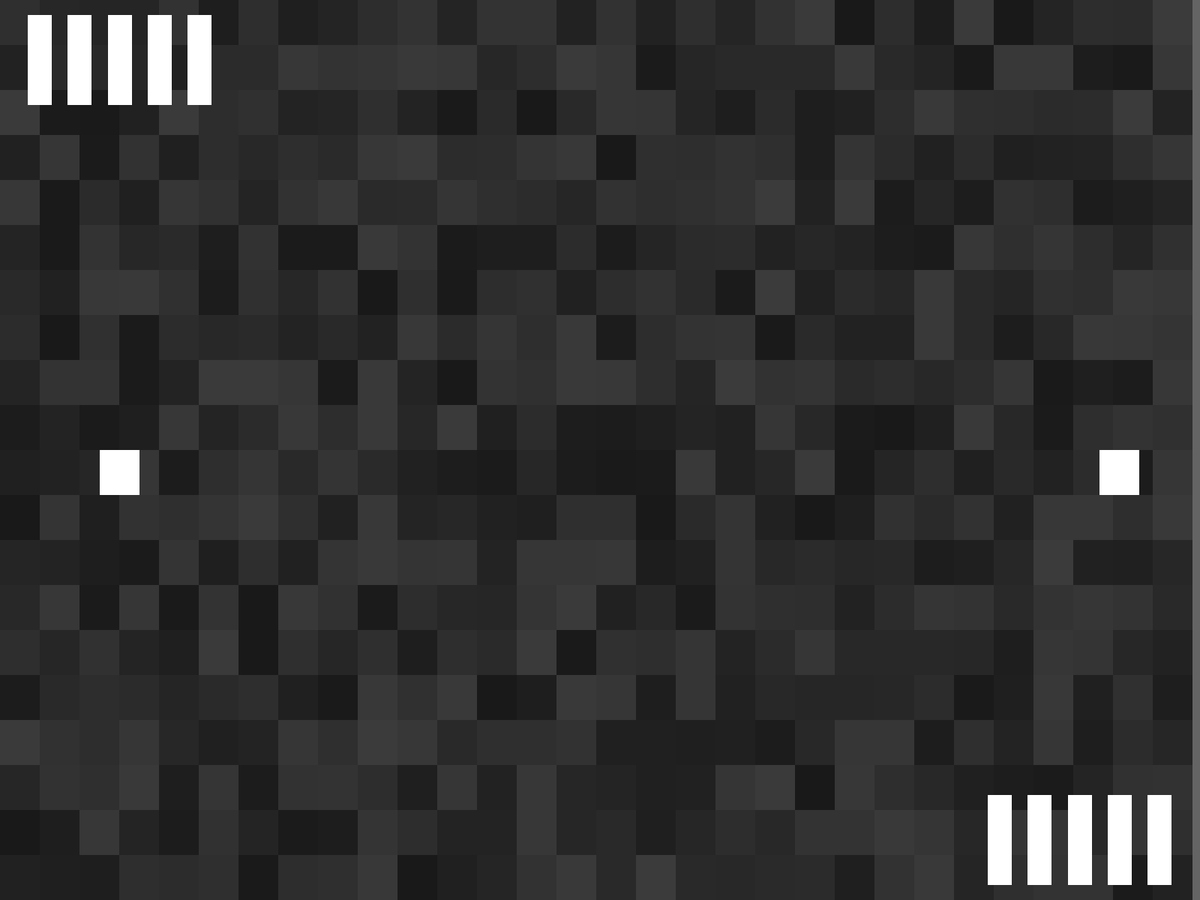
Frame 1 (no input)
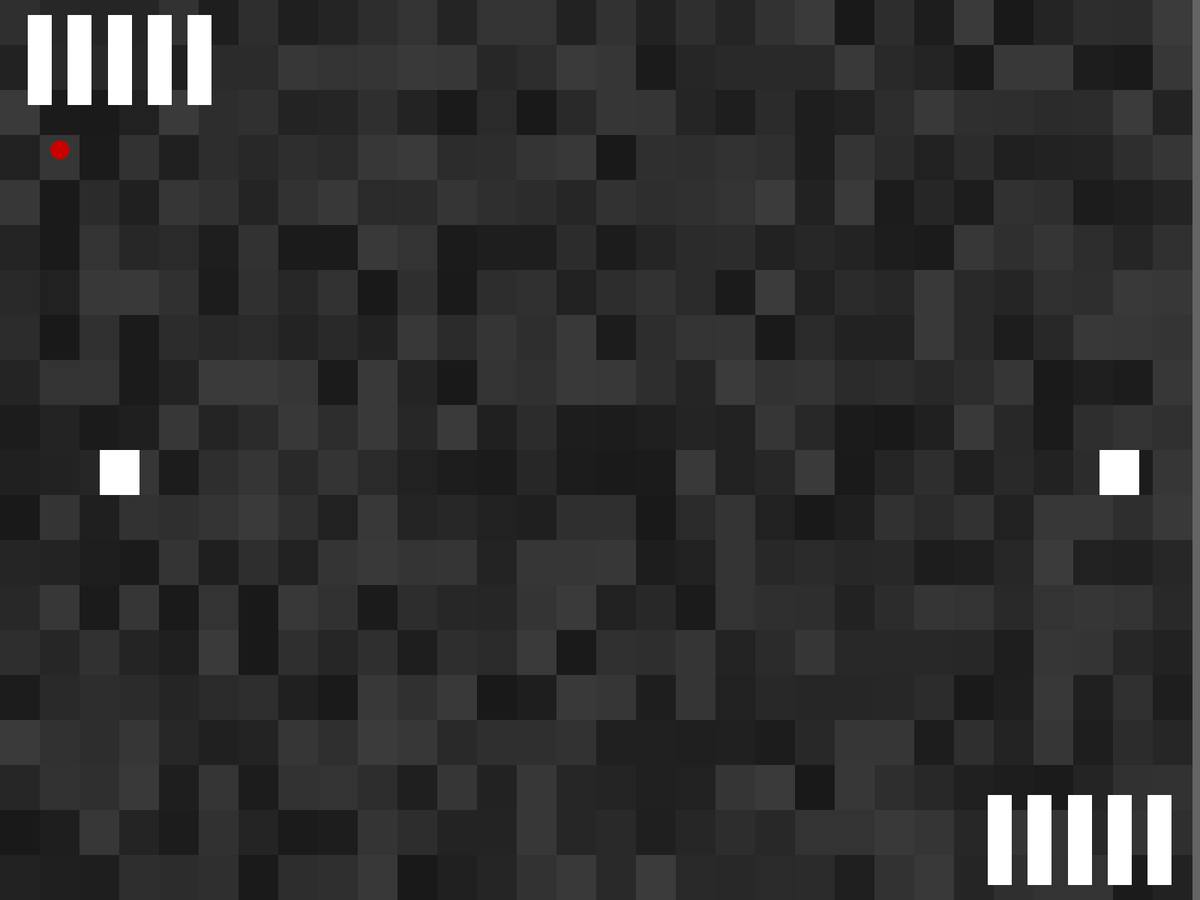
Frame 60 (the mouse pressed at the canvas centre just before this capture)
Frame 120 (the mouse held since frame 60 and released just before this capture): identical to frame 60, image omitted

The Processing sketch that drew these frames (run headless with seeded random() and noise(); from frame 60 on, the mouse is pressed at the canvas centre):

// Processing sketch: Je_sais_pas_encore_comment_l_appeler_mdr
// ── Je_sais_pas_encore_comment_l_appeler_mdr.pde
Block blo1G  = new Block(0, 0, 10, 10);
Block blo2G  = new Block(0, 0, 10, 10);
Block blo3G  = new Block(0, 0, 10, 10);//         Création des Blocks
Block blo4G  = new Block(0, 0, 10, 10);
Block blo5G  = new Block(0, 0, 10, 10);

Block blo1D  = new Block(0, 0, 10, 10);
Block blo2D  = new Block(0, 0, 10, 10);
Block blo3D  = new Block(0, 0, 10, 10);
Block blo4D  = new Block(0, 0, 10, 10);
Block blo5D  = new Block(0, 0, 10, 10);

Tir tir_G = new Tir(10000, 0, 25, 25);
Tir tir_D = new Tir(10000, 0, 25, 25);

void setup() {
  background(100);
  fullScreen();
  frameRate(120);

  rectMode(CENTER);

  Ini_Aff_D();      //Initialisation des Vaisseaux
  Ini_Aff_G();

  Ini_Grille();//Initialisation de la grille (peu utile au final)
  Ini_Blocks();//Initailisation des emplacements et tailles des blocks

  print("size : " + width + " / " + height);
}


void draw() {
  Grille();  //Affichage du background

  Affichage_Tirs();    //Affichage des Tirs

  Vaisseau_G_Aff();  //Affichage des Vaisseaux
  Vaisseau_D_Aff();

  Vaisseau_G_Contr();  //Contrôle des Vaisseaux
  Vaisseau_D_Contr();

  Affichage_Blocks();  //Affichage des Blocks
}

void keyPressed() {
  if (key == 'z') Ship_G_H = true;
  if (key == 'q') Ship_G_G = true;  //Contrôle du Ship Gauche
  if (key == 's') Ship_G_B = true;
  if (key == 'd') Ship_G_D = true;

  if (key == 'o') Ship_D_H = true;
  if (key == 'k') Ship_D_G = true;  //Contrôle du Ship Droite
  if (key == 'l') Ship_D_B = true;
  if (key == 'm') Ship_D_D = true;


  if (key == 'b') Retour_Case_Depart();  //Retour à l'emplacement de base des Ships

  if (key == 'e') Pose_De_Block_G();  //Pose de Block Gauche
  if (key == 'a') Tir_G();            //Tir Gauche
  
  if (key == 'p') Tir_D();            //Tir Droite
}

void keyReleased() {
  if (key == 'z') Ship_G_H = false;
  if (key == 'q') Ship_G_G = false;
  if (key == 's') Ship_G_B = false;
  if (key == 'd') Ship_G_D = false;

  if (key == 'o') Ship_D_H = false;
  if (key == 'k') Ship_D_G = false;
  if (key == 'l') Ship_D_B = false;
  if (key == 'm') Ship_D_D = false;
}

// ── Blocks.pde
class Block {
  int x;//Coordonnées du Block
  int y;
  int taillex;//Taille du Block
  int tailley;

  boolean actif = false;


  Block (int nouvx, int nouvy, int nouvtaillex, int nouvtailley) {   //Constructeur
    x = nouvx;
    y = nouvy;
    taillex = nouvtaillex;
    tailley = nouvtailley;
  }

  void aff() {     //Affichage des Blocks (Changeable)        Garder (x, y, taillex, tailley)
    rectMode(CENTER);
    rect(x, y, taillex, tailley);
  }


  void deplacement() {
    x = xShipG + 100;
    y = yShipG + 100;
    taillex = 100;
    tailley = 500;
  }
}


void Pose_De_Block_G() {
  
}

void Affichage_Blocks() {
  blo1G.aff();
  blo2G.aff();   //Affichage des blocks Gauche
  blo3G.aff();
  blo4G.aff();
  blo5G.aff();


  blo1D.aff();
  blo2D.aff();   //Affichage des blocks Droite
  blo3D.aff();
  blo4D.aff();
  blo5D.aff();
}


void Ini_Blocks() {
  blo1G.x = width*1/30;
  blo1G.y = height/15;
  blo1G.taillex = width/50;   //Initialisation des blocks Gauche
  blo1G.tailley = height/10;

  blo2G.x = width*2/30;
  blo2G.y = height/15;
  blo2G.taillex = width/50;
  blo2G.tailley = height/10;

  blo3G.x = width*3/30;
  blo3G.y = height/15;
  blo3G.taillex = width/50;
  blo3G.tailley = height/10;

  blo4G.x = width*4/30;
  blo4G.y = height/15;
  blo4G.taillex = width/50;
  blo4G.tailley = height/10;

  blo5G.x = width*5/30;
  blo5G.y = height/15;
  blo5G.taillex = width/50;
  blo5G.tailley = height/10;



  blo1D.x = width*25/30;
  blo1D.y = height*14/15;
  blo1D.taillex = width/50;   //Initialisation des blocks Droite
  blo1D.tailley = height/10;

  blo2D.x = width*26/30;
  blo2D.y = height*14/15;
  blo2D.taillex = width/50;
  blo2D.tailley = height/10;

  blo3D.x = width*27/30;
  blo3D.y = height*14/15;
  blo3D.taillex = width/50;
  blo3D.tailley = height/10;

  blo4D.x = width*28/30;
  blo4D.y = height*14/15;
  blo4D.taillex = width/50;
  blo4D.tailley = height/10;

  blo5D.x = width*29/30;
  blo5D.y = height*14/15;
  blo5D.taillex = width/50;
  blo5D.tailley = height/10;
}

// ── Fin.pde
boolean fin = false;


void Test_Fin() {
}

void Retour_Case_Depart() {
  xShipG = width/12;
  yShipG = height/2;

  xShipD = width*11/12;
  yShipD = height/2;
}

// ── Grille.pde
int [][] Grille = new int[30][20];



void Ini_Grille() {
  for (int x = 0; x < 30; x = x+1) {
    for (int y = 0; y < 20; y = y+1) {
      Grille [x][y] = int(random(25, 60));  //Donne une valeur entre 25 et 60 en entier aux cases de la Grille

      fill(50);
      noStroke();

      rectMode(CORNER);                                           //Dessine la Grille une première fois
      rect(x*(width/30), y*(height/20), width/30, height/20);
    }
  }
}


void Grille() {
  for (int x = 0; x < 30; x = x+1) {
    for (int y = 0; y < 20; y = y+1) {

      fill(Grille[x][y]);
      noStroke();                         //Dessine la Grille en continu
      rectMode(CORNER);
      rect(x*(width/30), y*(height/20), width/30, height/20);
    }
  }
}

// ── Joueur_D.pde
int xShipD;
int yShipD;
boolean Ship_D_H;
boolean Ship_D_B;
boolean Ship_D_G;
boolean Ship_D_D;


void Ini_Aff_D() {
  xShipD = width*11/12;    //Initialise la position du Ship Droite
  yShipD = height/2;
}


void Vaisseau_D_Aff() {
  fill(255);
  noStroke();                                  //Affiche le Ship Droite
  rect(xShipD, yShipD, width/30, height/20);
}

void Vaisseau_D_Contr() {
  if (Ship_D_H == true) yShipD = yShipD - 3;
  if (Ship_D_G == true) xShipD = xShipD - 3;    //Contrôle du Ship
  if (Ship_D_B == true) yShipD = yShipD + 3;
  if (Ship_D_D == true) xShipD = xShipD + 3;

  if (xShipG > width-(width/30)) xShipG = width-(width/30)-1;
  if (yShipG > height-(height/20)) yShipG = height-(height/20)-1;   //Collisions du Ship
  if (xShipG < 0) xShipG = 1;
  if (yShipG < 0) yShipG = 1;
}

// ── Joueur_G.pde
int xShipG;
int yShipG;
boolean Ship_G_H;
boolean Ship_G_B;
boolean Ship_G_G;
boolean Ship_G_D;


void Ini_Aff_G() {
  xShipG = width/12;       //Initialise la position du Ship Gauche
  yShipG = height/2;
}


void Vaisseau_G_Aff() {
  fill(255);
  noStroke();                                  //Affiche le Ship Gauche
  rect(xShipG, yShipG, width/30, height/20);
}

void Vaisseau_G_Contr() {
  if (Ship_G_H == true) yShipG = yShipG - 3;
  if (Ship_G_G == true) xShipG = xShipG - 3;    //Contrôle du Ship
  if (Ship_G_B == true) yShipG = yShipG + 3;
  if (Ship_G_D == true) xShipG = xShipG + 3;

  if (xShipD > width-(width/30)) xShipD = width-(width/30)-1;
  if (yShipD > height-(height/20)) yShipD = height-(height/20)-1;   //Collisions du Ship
  if (xShipD < 0) xShipD = 1;
  if (yShipD < 0) yShipD = 1;
}

// ── Tirs.pde
class Tir {
  int x_dep;
  int y_dep;
  int x;
  int y;
  int taillex;
  int tailley;

  int Compteur;

  boolean feu = false;

  Tir(int nouvx, int nouvy, int nouvtaillex, int nouvtailley) {
    x = nouvx;
    y = nouvy;
    taillex = nouvtaillex;
    tailley = nouvtailley;
  }

  void aff() {
    ellipseMode(CENTER);
    fill(200, 0, 0);
    ellipse(x, y, taillex, tailley);
  }

  void feu_Ini(int xShipz, int yShipz) {
    x_dep = xShipz + width/60;
    y_dep = yShipz + height/40;
    Compteur = 0;
    feu = true;
  }

  void feu(int sens) {
    if (feu == true) {
      x = x_dep + Compteur;
      y = y_dep;
      Compteur = Compteur + (20*sens);
    }
    if (x > width) { 
      feu = false; 
      x = width/20; 
      y = height/6;
    }
  }
}


void Affichage_Tirs() {
  tir_G.aff();
  tir_G.feu(1);
  tir_D.aff();
  tir_D.feu(-1);
}


void Tir_G() {
  tir_G.feu_Ini(xShipG, yShipG);
}

void Tir_D() {
  tir_D.feu_Ini(xShipD, yShipD);
}
